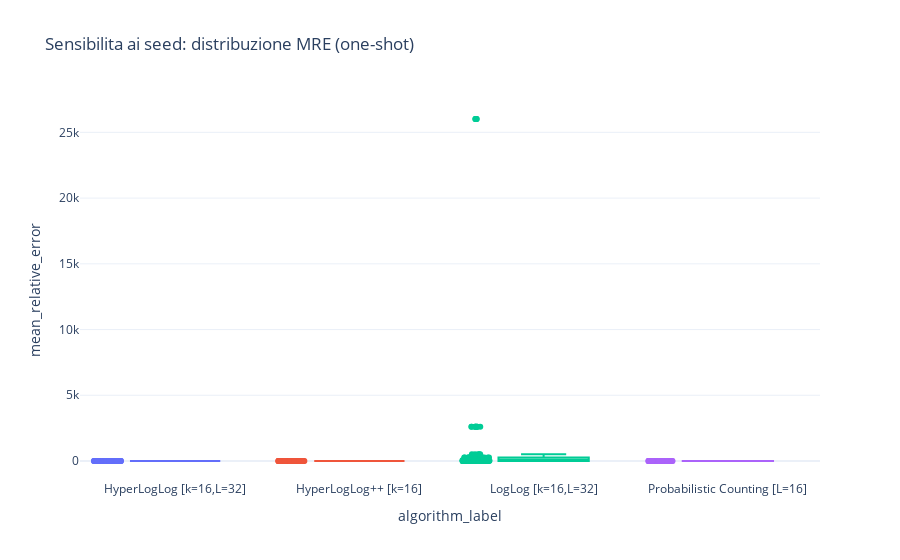

Write notebook code for a chart like this one.
### Code cell
seed_box = df.copy()
fig = px.box(
    seed_box,
    x='algorithm_label',
    y='mean_relative_error',
    color='algorithm_label',
    points='all',
    hover_data=['sample_size', 'distinct_count', 'seed', 'd_over_n_label'],
    title='Sensibilita ai seed: distribuzione MRE (one-shot)'
)
fig.update_layout(template='plotly_white', dragmode='zoom', showlegend=False)
fig.update_yaxes(fixedrange=False)
fig.show(config=PLOT_CONFIG)

### Figure 1 — Plotly figure (JSON) as saved in the notebook; plotly's stock layout.template omitted (floating-point values rounded to 4 significant figures; data arrays with more than 128 entries replaced by an {"elided": "..."} marker saying what was removed)
{"data": [{"alignmentgroup": "True", "boxpoints": "all", "customdata": {"elided": "120x4 mixed values"}, "hovertemplate": "algorithm_label=%{x}<br>mean_relative_error=%{y}<br>sample_size=%{customdata[0]}<br>distinct_count=%{customdata[1]}<br>seed=%{customdata[2]}<br>d_over_n_label=%{customdata[3]}<extra></extra>", "legendgroup": "HyperLogLog [k=16,L=32]", "marker": {"color": "#636efa"}, "name": "HyperLogLog [k=16,L=32]", "notched": false, "offsetgroup": "HyperLogLog [k=16,L=32]", "orientation": "v", "showlegend": true, "type": "box", "x": ["HyperLogLog [k=16,L=32]", "HyperLogLog [k=16,L=32]", "HyperLogLog [k=16,L=32]", "HyperLogLog [k=16,L=32]", "HyperLogLog [k=16,L=32]", "HyperLogLog [k=16,L=32]", "HyperLogLog [k=16,L=32]", "HyperLogLog [k=16,L=32]", "HyperLogLog [k=16,L=32]", "HyperLogLog [k=16,L=32]", "HyperLogLog [k=16,L=32]", "HyperLogLog [k=16,L=32]", "HyperLogLog [k=16,L=32]", "HyperLogLog [k=16,L=32]", "HyperLogLog [k=16,L=32]", "HyperLogLog [k=16,L=32]", "HyperLogLog [k=16,L=32]", "HyperLogLog [k=16,L=32]", "HyperLogLog [k=16,L=32]", "HyperLogLog [k=16,L=32]", "HyperLogLog [k=16,L=32]", "HyperLogLog [k=16,L=32]", "HyperLogLog [k=16,L=32]", "HyperLogLog [k=16,L=32]", "HyperLogLog [k=16,L=32]", "HyperLogLog [k=16,L=32]", "HyperLogLog [k=16,L=32]", "HyperLogLog [k=16,L=32]", "HyperLogLog [k=16,L=32]", "HyperLogLog [k=16,L=32]", "HyperLogLog [k=16,L=32]", "HyperLogLog [k=16,L=32]", "HyperLogLog [k=16,L=32]", "HyperLogLog [k=16,L=32]", "HyperLogLog [k=16,L=32]", "HyperLogLog [k=16,L=32]", "HyperLogLog [k=16,L=32]", "HyperLogLog [k=16,L=32]", "HyperLogLog [k=16,L=32]", "HyperLogLog [k=16,L=32]", "HyperLogLog [k=16,L=32]", "HyperLogLog [k=16,L=32]", "HyperLogLog [k=16,L=32]", "HyperLogLog [k=16,L=32]", "HyperLogLog [k=16,L=32]", "HyperLogLog [k=16,L=32]", "HyperLogLog [k=16,L=32]", "HyperLogLog [k=16,L=32]", "HyperLogLog [k=16,L=32]", "HyperLogLog [k=16,L=32]", "HyperLogLog [k=16,L=32]", "HyperLogLog [k=16,L=32]", "HyperLogLog [k=16,L=32]", "HyperLogLog [k=16,L=32]", "HyperLogLog [k=16,L=32]", "HyperLogLog [k=16,L=32]", "HyperLogLog [k=16,L=32]", "HyperLogLog [k=16,L=32]", "HyperLogLog [k=16,L=32]", "HyperLogLog [k=16,L=32]", "HyperLogLog [k=16,L=32]", "HyperLogLog [k=16,L=32]", "HyperLogLog [k=16,L=32]", "HyperLogLog [k=16,L=32]", "HyperLogLog [k=16,L=32]", "HyperLogLog [k=16,L=32]", "HyperLogLog [k=16,L=32]", "HyperLogLog [k=16,L=32]", "HyperLogLog [k=16,L=32]", "HyperLogLog [k=16,L=32]", "HyperLogLog [k=16,L=32]", "HyperLogLog [k=16,L=32]", "HyperLogLog [k=16,L=32]", "HyperLogLog [k=16,L=32]", "HyperLogLog [k=16,L=32]", "HyperLogLog [k=16,L=32]", "HyperLogLog [k=16,L=32]", "HyperLogLog [k=16,L=32]", "HyperLogLog [k=16,L=32]", "HyperLogLog [k=16,L=32]", "HyperLogLog [k=16,L=32]", "HyperLogLog [k=16,L=32]", "HyperLogLog [k=16,L=32]", "HyperLogLog [k=16,L=32]", "HyperLogLog [k=16,L=32]", "HyperLogLog [k=16,L=32]", "HyperLogLog [k=16,L=32]", "HyperLogLog [k=16,L=32]", "HyperLogLog [k=16,L=32]", "HyperLogLog [k=16,L=32]", "HyperLogLog [k=16,L=32]", "HyperLogLog [k=16,L=32]", "HyperLogLog [k=16,L=32]", "HyperLogLog [k=16,L=32]", "HyperLogLog [k=16,L=32]", "HyperLogLog [k=16,L=32]", "HyperLogLog [k=16,L=32]", "HyperLogLog [k=16,L=32]", "HyperLogLog [k=16,L=32]", "HyperLogLog [k=16,L=32]", "HyperLogLog [k=16,L=32]", "HyperLogLog [k=16,L=32]", "HyperLogLog [k=16,L=32]", "HyperLogLog [k=16,L=32]", "HyperLogLog [k=16,L=32]", "HyperLogLog [k=16,L=32]", "HyperLogLog [k=16,L=32]", "HyperLogLog [k=16,L=32]", "HyperLogLog [k=16,L=32]", "HyperLogLog [k=16,L=32]", "HyperLogLog [k=16,L=32]", "HyperLogLog [k=16,L=32]", "HyperLogLog [k=16,L=32]", "HyperLogLog [k=16,L=32]", "HyperLogLog [k=16,L=32]", "HyperLogLog [k=16,L=32]", "HyperLogLog [k=16,L=32]", "HyperLogLog [k=16,L=32]", "HyperLogLog [k=16,L=32]", "HyperLogLog [k=16,L=32]"], "x0": " ", "xaxis": "x", "y": [0.0, 0.0, 0.0, 0.0, 0.0, 0.0, 0.0, 0.0, 0.0, 0.0, 0.0, 0.0, 0.0, 0.0, 0.0, 0.0, 0.0, 0.0, 0.0, 0.0, 0.0, 0.0, 0.0, 0.0, 0.0, 0.0, 0.0002, 0.0002, 0.0002, 0.0004, 0.00132, 0.00156, 0.0016, 0.00164, 0.00124, 0.002, 0.002, 0.002, 0.002, 0.002, 0.0008, 0.0004, 0.0006, 0.0008, 0.0006, 0.00234, 0.0021, 0.00258, 0.00222, 0.00232, 0.002644, 0.002492, 0.002364, 0.00246, 0.002772, 0.0032, 0.0032, 0.0032, 0.0032, 0.0032, 0.0019, 0.00186, 0.00188, 0.00192, 0.00254, 0.002112, 0.002476, 0.002254, 0.002304, 0.002514, 0.003027, 0.002955, 0.002735, 0.00252, 0.002508, 0.00204, 0.00204, 0.00204, 0.00204, 0.00204, 0.00281, 0.00206, 0.001634, 0.002348, 0.002286, 0.00273, 0.002641, 0.002696, 0.002949, 0.002604, 0.002881, 0.002888, 0.003504, 0.003633, 0.00319, 0.007188, 0.007188, 0.007188, 0.007188, 0.007188, 0.002704, 0.002986, 0.00291, 0.0026, 0.002982, 0.003598, 0.003463, 0.003395, 0.002943, 0.002576, 0.002457, 0.002491, 0.003132, 0.003184, 0.002734, 0.002113, 0.002113, 0.002113, 0.002113, 0.002113], "y0": " ", "yaxis": "y"}, {"alignmentgroup": "True", "boxpoints": "all", "customdata": {"elided": "120x4 mixed values"}, "hovertemplate": "algorithm_label=%{x}<br>mean_relative_error=%{y}<br>sample_size=%{customdata[0]}<br>distinct_count=%{customdata[1]}<br>seed=%{customdata[2]}<br>d_over_n_label=%{customdata[3]}<extra></extra>", "legendgroup": "HyperLogLog++ [k=16]", "marker": {"color": "#EF553B"}, "name": "HyperLogLog++ [k=16]", "notched": false, "offsetgroup": "HyperLogLog++ [k=16]", "orientation": "v", "showlegend": true, "type": "box", "x": ["HyperLogLog++ [k=16]", "HyperLogLog++ [k=16]", "HyperLogLog++ [k=16]", "HyperLogLog++ [k=16]", "HyperLogLog++ [k=16]", "HyperLogLog++ [k=16]", "HyperLogLog++ [k=16]", "HyperLogLog++ [k=16]", "HyperLogLog++ [k=16]", "HyperLogLog++ [k=16]", "HyperLogLog++ [k=16]", "HyperLogLog++ [k=16]", "HyperLogLog++ [k=16]", "HyperLogLog++ [k=16]", "HyperLogLog++ [k=16]", "HyperLogLog++ [k=16]", "HyperLogLog++ [k=16]", "HyperLogLog++ [k=16]", "HyperLogLog++ [k=16]", "HyperLogLog++ [k=16]", "HyperLogLog++ [k=16]", "HyperLogLog++ [k=16]", "HyperLogLog++ [k=16]", "HyperLogLog++ [k=16]", "HyperLogLog++ [k=16]", "HyperLogLog++ [k=16]", "HyperLogLog++ [k=16]", "HyperLogLog++ [k=16]", "HyperLogLog++ [k=16]", "HyperLogLog++ [k=16]", "HyperLogLog++ [k=16]", "HyperLogLog++ [k=16]", "HyperLogLog++ [k=16]", "HyperLogLog++ [k=16]", "HyperLogLog++ [k=16]", "HyperLogLog++ [k=16]", "HyperLogLog++ [k=16]", "HyperLogLog++ [k=16]", "HyperLogLog++ [k=16]", "HyperLogLog++ [k=16]", "HyperLogLog++ [k=16]", "HyperLogLog++ [k=16]", "HyperLogLog++ [k=16]", "HyperLogLog++ [k=16]", "HyperLogLog++ [k=16]", "HyperLogLog++ [k=16]", "HyperLogLog++ [k=16]", "HyperLogLog++ [k=16]", "HyperLogLog++ [k=16]", "HyperLogLog++ [k=16]", "HyperLogLog++ [k=16]", "HyperLogLog++ [k=16]", "HyperLogLog++ [k=16]", "HyperLogLog++ [k=16]", "HyperLogLog++ [k=16]", "HyperLogLog++ [k=16]", "HyperLogLog++ [k=16]", "HyperLogLog++ [k=16]", "HyperLogLog++ [k=16]", "HyperLogLog++ [k=16]", "HyperLogLog++ [k=16]", "HyperLogLog++ [k=16]", "HyperLogLog++ [k=16]", "HyperLogLog++ [k=16]", "HyperLogLog++ [k=16]", "HyperLogLog++ [k=16]", "HyperLogLog++ [k=16]", "HyperLogLog++ [k=16]", "HyperLogLog++ [k=16]", "HyperLogLog++ [k=16]", "HyperLogLog++ [k=16]", "HyperLogLog++ [k=16]", "HyperLogLog++ [k=16]", "HyperLogLog++ [k=16]", "HyperLogLog++ [k=16]", "HyperLogLog++ [k=16]", "HyperLogLog++ [k=16]", "HyperLogLog++ [k=16]", "HyperLogLog++ [k=16]", "HyperLogLog++ [k=16]", "HyperLogLog++ [k=16]", "HyperLogLog++ [k=16]", "HyperLogLog++ [k=16]", "HyperLogLog++ [k=16]", "HyperLogLog++ [k=16]", "HyperLogLog++ [k=16]", "HyperLogLog++ [k=16]", "HyperLogLog++ [k=16]", "HyperLogLog++ [k=16]", "HyperLogLog++ [k=16]", "HyperLogLog++ [k=16]", "HyperLogLog++ [k=16]", "HyperLogLog++ [k=16]", "HyperLogLog++ [k=16]", "HyperLogLog++ [k=16]", "HyperLogLog++ [k=16]", "HyperLogLog++ [k=16]", "HyperLogLog++ [k=16]", "HyperLogLog++ [k=16]", "HyperLogLog++ [k=16]", "HyperLogLog++ [k=16]", "HyperLogLog++ [k=16]", "HyperLogLog++ [k=16]", "HyperLogLog++ [k=16]", "HyperLogLog++ [k=16]", "HyperLogLog++ [k=16]", "HyperLogLog++ [k=16]", "HyperLogLog++ [k=16]", "HyperLogLog++ [k=16]", "HyperLogLog++ [k=16]", "HyperLogLog++ [k=16]", "HyperLogLog++ [k=16]", "HyperLogLog++ [k=16]", "HyperLogLog++ [k=16]", "HyperLogLog++ [k=16]", "HyperLogLog++ [k=16]", "HyperLogLog++ [k=16]", "HyperLogLog++ [k=16]", "HyperLogLog++ [k=16]", "HyperLogLog++ [k=16]"], "x0": " ", "xaxis": "x", "y": [0.002112, 0.002112, 0.002112, 0.002112, 0.002112, 0.002943, 0.003395, 0.003598, 0.002576, 0.003463, 0.003446, 0.003673, 0.003246, 0.003555, 0.003642, 0.003184, 0.003132, 0.002457, 0.002734, 0.002491, 0.007188, 0.007188, 0.007188, 0.007188, 0.007188, 0.003829, 0.003531, 0.003362, 0.00341, 0.003384, 9.4e-05, 0.000106, 0.00011, 0.0001, 6.6e-05, 0.003633, 0.003504, 0.002881, 0.00319, 0.002888, 0.00447, 0.00447, 0.00447, 0.00447, 0.00447, 8.4e-05, 9.8e-05, 0.000114, 9.6e-05, 8.8e-05, 2e-05, 2e-05, 0.0, 0.0, 0.0, 0.001837, 0.001688, 0.002267, 0.001766, 0.001938, 0.0003, 0.0003, 0.0003, 0.0003, 0.0003, 4e-05, 6e-05, 0.0, 2e-05, 6e-05, 0.0, 0.0, 0.0, 0.0, 0.0, 0.000196, 0.000248, 0.000192, 0.0002, 0.000228, 0.0, 0.0, 0.0, 0.0, 0.0, 0.0, 0.0, 0.0, 0.0, 0.0, 0.0, 0.0, 0.0, 0.0, 0.0, 0.0, 0.0, 0.0, 0.0, 0.0, 0.0, 0.0, 0.0, 0.0, 0.0, 0.0, 0.0, 0.0, 0.0, 0.0, 0.0, 0.0, 0.0, 0.0, 0.0, 0.0, 0.0, 0.0, 0.0, 0.0], "y0": " ", "yaxis": "y"}, {"alignmentgroup": "True", "boxpoints": "all", "customdata": {"elided": "120x4 mixed values"}, "hovertemplate": "algorithm_label=%{x}<br>mean_relative_error=%{y}<br>sample_size=%{customdata[0]}<br>distinct_count=%{customdata[1]}<br>seed=%{customdata[2]}<br>d_over_n_label=%{customdata[3]}<extra></extra>", "legendgroup": "LogLog [k=16,L=32]", "marker": {"color": "#00cc96"}, "name": "LogLog [k=16,L=32]", "notched": false, "offsetgroup": "LogLog [k=16,L=32]", "orientation": "v", "showlegend": true, "type": "box", "x": ["LogLog [k=16,L=32]", "LogLog [k=16,L=32]", "LogLog [k=16,L=32]", "LogLog [k=16,L=32]", "LogLog [k=16,L=32]", "LogLog [k=16,L=32]", "LogLog [k=16,L=32]", "LogLog [k=16,L=32]", "LogLog [k=16,L=32]", "LogLog [k=16,L=32]", "LogLog [k=16,L=32]", "LogLog [k=16,L=32]", "LogLog [k=16,L=32]", "LogLog [k=16,L=32]", "LogLog [k=16,L=32]", "LogLog [k=16,L=32]", "LogLog [k=16,L=32]", "LogLog [k=16,L=32]", "LogLog [k=16,L=32]", "LogLog [k=16,L=32]", "LogLog [k=16,L=32]", "LogLog [k=16,L=32]", "LogLog [k=16,L=32]", "LogLog [k=16,L=32]", "LogLog [k=16,L=32]", "LogLog [k=16,L=32]", "LogLog [k=16,L=32]", "LogLog [k=16,L=32]", "LogLog [k=16,L=32]", "LogLog [k=16,L=32]", "LogLog [k=16,L=32]", "LogLog [k=16,L=32]", "LogLog [k=16,L=32]", "LogLog [k=16,L=32]", "LogLog [k=16,L=32]", "LogLog [k=16,L=32]", "LogLog [k=16,L=32]", "LogLog [k=16,L=32]", "LogLog [k=16,L=32]", "LogLog [k=16,L=32]", "LogLog [k=16,L=32]", "LogLog [k=16,L=32]", "LogLog [k=16,L=32]", "LogLog [k=16,L=32]", "LogLog [k=16,L=32]", "LogLog [k=16,L=32]", "LogLog [k=16,L=32]", "LogLog [k=16,L=32]", "LogLog [k=16,L=32]", "LogLog [k=16,L=32]", "LogLog [k=16,L=32]", "LogLog [k=16,L=32]", "LogLog [k=16,L=32]", "LogLog [k=16,L=32]", "LogLog [k=16,L=32]", "LogLog [k=16,L=32]", "LogLog [k=16,L=32]", "LogLog [k=16,L=32]", "LogLog [k=16,L=32]", "LogLog [k=16,L=32]", "LogLog [k=16,L=32]", "LogLog [k=16,L=32]", "LogLog [k=16,L=32]", "LogLog [k=16,L=32]", "LogLog [k=16,L=32]", "LogLog [k=16,L=32]", "LogLog [k=16,L=32]", "LogLog [k=16,L=32]", "LogLog [k=16,L=32]", "LogLog [k=16,L=32]", "LogLog [k=16,L=32]", "LogLog [k=16,L=32]", "LogLog [k=16,L=32]", "LogLog [k=16,L=32]", "LogLog [k=16,L=32]", "LogLog [k=16,L=32]", "LogLog [k=16,L=32]", "LogLog [k=16,L=32]", "LogLog [k=16,L=32]", "LogLog [k=16,L=32]", "LogLog [k=16,L=32]", "LogLog [k=16,L=32]", "LogLog [k=16,L=32]", "LogLog [k=16,L=32]", "LogLog [k=16,L=32]", "LogLog [k=16,L=32]", "LogLog [k=16,L=32]", "LogLog [k=16,L=32]", "LogLog [k=16,L=32]", "LogLog [k=16,L=32]", "LogLog [k=16,L=32]", "LogLog [k=16,L=32]", "LogLog [k=16,L=32]", "LogLog [k=16,L=32]", "LogLog [k=16,L=32]", "LogLog [k=16,L=32]", "LogLog [k=16,L=32]", "LogLog [k=16,L=32]", "LogLog [k=16,L=32]", "LogLog [k=16,L=32]", "LogLog [k=16,L=32]", "LogLog [k=16,L=32]", "LogLog [k=16,L=32]", "LogLog [k=16,L=32]", "LogLog [k=16,L=32]", "LogLog [k=16,L=32]", "LogLog [k=16,L=32]", "LogLog [k=16,L=32]", "LogLog [k=16,L=32]", "LogLog [k=16,L=32]", "LogLog [k=16,L=32]", "LogLog [k=16,L=32]", "LogLog [k=16,L=32]", "LogLog [k=16,L=32]", "LogLog [k=16,L=32]", "LogLog [k=16,L=32]", "LogLog [k=16,L=32]", "LogLog [k=16,L=32]", "LogLog [k=16,L=32]", "LogLog [k=16,L=32]"], "x0": " ", "xaxis": "x", "y": [26020.0, 26020.0, 26020.0, 26020.0, 26020.0, 2601.0, 2601.0, 2601.0, 2601.0, 2601.0, 519.9, 519.9, 519.9, 519.9, 519.9, 259.7, 259.7, 259.7, 259.7, 259.7, 2601.0, 2601.0, 2601.0, 2601.0, 2601.0, 259.7, 259.7, 259.7, 259.7, 259.7, 51.59, 51.59, 51.59, 51.59, 51.59, 25.58, 25.58, 25.58, 25.58, 25.58, 259.7, 259.7, 259.7, 259.7, 259.7, 25.57, 25.57, 25.57, 25.57, 25.57, 4.77, 4.771, 4.77, 4.772, 4.772, 2.183, 2.183, 2.183, 2.183, 2.183, 25.57, 25.57, 25.57, 25.57, 25.57, 2.182, 2.182, 2.182, 2.183, 2.182, 0.2052, 0.2052, 0.2051, 0.2056, 0.2055, 0.03979, 0.03979, 0.03979, 0.03979, 0.03979, 2.182, 2.181, 2.183, 2.182, 2.182, 0.03446, 0.03592, 0.03645, 0.0371, 0.03577, 0.003749, 0.003709, 0.004544, 0.004651, 0.00466, 0.005041, 0.005041, 0.005041, 0.005041, 0.005041, 0.03406, 0.03319, 0.0345, 0.03487, 0.03385, 0.004044, 0.004027, 0.00372, 0.003937, 0.003661, 0.002857, 0.002961, 0.00296, 0.003608, 0.002882, 0.003225, 0.003225, 0.003225, 0.003225, 0.003225], "y0": " ", "yaxis": "y"}, {"alignmentgroup": "True", "boxpoints": "all", "customdata": {"elided": "120x4 mixed values"}, "hovertemplate": "algorithm_label=%{x}<br>mean_relative_error=%{y}<br>sample_size=%{customdata[0]}<br>distinct_count=%{customdata[1]}<br>seed=%{customdata[2]}<br>d_over_n_label=%{customdata[3]}<extra></extra>", "legendgroup": "Probabilistic Counting [L=16]", "marker": {"color": "#ab63fa"}, "name": "Probabilistic Counting [L=16]", "notched": false, "offsetgroup": "Probabilistic Counting [L=16]", "orientation": "v", "showlegend": true, "type": "box", "x": ["Probabilistic Counting [L=16]", "Probabilistic Counting [L=16]", "Probabilistic Counting [L=16]", "Probabilistic Counting [L=16]", "Probabilistic Counting [L=16]", "Probabilistic Counting [L=16]", "Probabilistic Counting [L=16]", "Probabilistic Counting [L=16]", "Probabilistic Counting [L=16]", "Probabilistic Counting [L=16]", "Probabilistic Counting [L=16]", "Probabilistic Counting [L=16]", "Probabilistic Counting [L=16]", "Probabilistic Counting [L=16]", "Probabilistic Counting [L=16]", "Probabilistic Counting [L=16]", "Probabilistic Counting [L=16]", "Probabilistic Counting [L=16]", "Probabilistic Counting [L=16]", "Probabilistic Counting [L=16]", "Probabilistic Counting [L=16]", "Probabilistic Counting [L=16]", "Probabilistic Counting [L=16]", "Probabilistic Counting [L=16]", "Probabilistic Counting [L=16]", "Probabilistic Counting [L=16]", "Probabilistic Counting [L=16]", "Probabilistic Counting [L=16]", "Probabilistic Counting [L=16]", "Probabilistic Counting [L=16]", "Probabilistic Counting [L=16]", "Probabilistic Counting [L=16]", "Probabilistic Counting [L=16]", "Probabilistic Counting [L=16]", "Probabilistic Counting [L=16]", "Probabilistic Counting [L=16]", "Probabilistic Counting [L=16]", "Probabilistic Counting [L=16]", "Probabilistic Counting [L=16]", "Probabilistic Counting [L=16]", "Probabilistic Counting [L=16]", "Probabilistic Counting [L=16]", "Probabilistic Counting [L=16]", "Probabilistic Counting [L=16]", "Probabilistic Counting [L=16]", "Probabilistic Counting [L=16]", "Probabilistic Counting [L=16]", "Probabilistic Counting [L=16]", "Probabilistic Counting [L=16]", "Probabilistic Counting [L=16]", "Probabilistic Counting [L=16]", "Probabilistic Counting [L=16]", "Probabilistic Counting [L=16]", "Probabilistic Counting [L=16]", "Probabilistic Counting [L=16]", "Probabilistic Counting [L=16]", "Probabilistic Counting [L=16]", "Probabilistic Counting [L=16]", "Probabilistic Counting [L=16]", "Probabilistic Counting [L=16]", "Probabilistic Counting [L=16]", "Probabilistic Counting [L=16]", "Probabilistic Counting [L=16]", "Probabilistic Counting [L=16]", "Probabilistic Counting [L=16]", "Probabilistic Counting [L=16]", "Probabilistic Counting [L=16]", "Probabilistic Counting [L=16]", "Probabilistic Counting [L=16]", "Probabilistic Counting [L=16]", "Probabilistic Counting [L=16]", "Probabilistic Counting [L=16]", "Probabilistic Counting [L=16]", "Probabilistic Counting [L=16]", "Probabilistic Counting [L=16]", "Probabilistic Counting [L=16]", "Probabilistic Counting [L=16]", "Probabilistic Counting [L=16]", "Probabilistic Counting [L=16]", "Probabilistic Counting [L=16]", "Probabilistic Counting [L=16]", "Probabilistic Counting [L=16]", "Probabilistic Counting [L=16]", "Probabilistic Counting [L=16]", "Probabilistic Counting [L=16]", "Probabilistic Counting [L=16]", "Probabilistic Counting [L=16]", "Probabilistic Counting [L=16]", "Probabilistic Counting [L=16]", "Probabilistic Counting [L=16]", "Probabilistic Counting [L=16]", "Probabilistic Counting [L=16]", "Probabilistic Counting [L=16]", "Probabilistic Counting [L=16]", "Probabilistic Counting [L=16]", "Probabilistic Counting [L=16]", "Probabilistic Counting [L=16]", "Probabilistic Counting [L=16]", "Probabilistic Counting [L=16]", "Probabilistic Counting [L=16]", "Probabilistic Counting [L=16]", "Probabilistic Counting [L=16]", "Probabilistic Counting [L=16]", "Probabilistic Counting [L=16]", "Probabilistic Counting [L=16]", "Probabilistic Counting [L=16]", "Probabilistic Counting [L=16]", "Probabilistic Counting [L=16]", "Probabilistic Counting [L=16]", "Probabilistic Counting [L=16]", "Probabilistic Counting [L=16]", "Probabilistic Counting [L=16]", "Probabilistic Counting [L=16]", "Probabilistic Counting [L=16]", "Probabilistic Counting [L=16]", "Probabilistic Counting [L=16]", "Probabilistic Counting [L=16]", "Probabilistic Counting [L=16]", "Probabilistic Counting [L=16]", "Probabilistic Counting [L=16]"], "x0": " ", "xaxis": "x", "y": [0.46, 0.38, 0.5, 0.38, 0.34, 1.172, 1.598, 1.316, 1.858, 1.15, 0.3732, 0.4376, 0.4284, 0.3732, 0.4776, 0.18, 0.18, 0.18, 0.18, 0.18, 0.772, 0.37, 0.67, 0.71, 0.638, 0.4754, 0.4674, 0.5218, 0.6484, 0.5552, 1.261, 0.8051, 1.06, 0.9734, 0.9682, 0.323, 0.323, 0.323, 0.323, 0.323, 0.634, 0.7252, 0.65, 1.048, 1.049, 0.7151, 0.7693, 0.7816, 0.5794, 0.6002, 0.8708, 0.9067, 0.8608, 0.8532, 0.8738, 0.059, 0.059, 0.059, 0.059, 0.059, 0.8272, 1.018, 1.238, 1.442, 0.6911, 0.4872, 0.5417, 0.6361, 0.6002, 0.5378, 0.5704, 0.5272, 0.505, 0.4381, 0.5347, 0.1527, 0.1527, 0.1527, 0.1527, 0.1527, 0.6855, 0.4925, 0.6313, 0.6437, 0.4896, 0.2692, 0.2968, 0.2925, 0.2989, 0.2332, 0.8306, 0.8306, 0.8306, 0.8306, 0.8306, 0.9153, 0.9153, 0.9153, 0.9153, 0.9153, 0.2502, 0.2671, 0.2438, 0.2989, 0.2417, 0.9153, 0.9153, 0.9153, 0.9153, 0.9153, 0.9831, 0.9831, 0.9831, 0.9831, 0.9831, 0.9915, 0.9915, 0.9915, 0.9915, 0.9915], "y0": " ", "yaxis": "y"}], "layout": {"boxmode": "overlay", "dragmode": "zoom", "legend": {"title": {"text": "algorithm_label"}, "tracegroupgap": 0}, "showlegend": false, "title": {"text": "Sensibilita ai seed: distribuzione MRE (one-shot)"}, "xaxis": {"anchor": "y", "categoryarray": ["HyperLogLog [k=16,L=32]", "HyperLogLog++ [k=16]", "LogLog [k=16,L=32]", "Probabilistic Counting [L=16]"], "categoryorder": "array", "domain": [0, 1], "title": {"text": "algorithm_label"}}, "yaxis": {"anchor": "x", "domain": [0, 1], "fixedrange": false, "title": {"text": "mean_relative_error"}}}}
